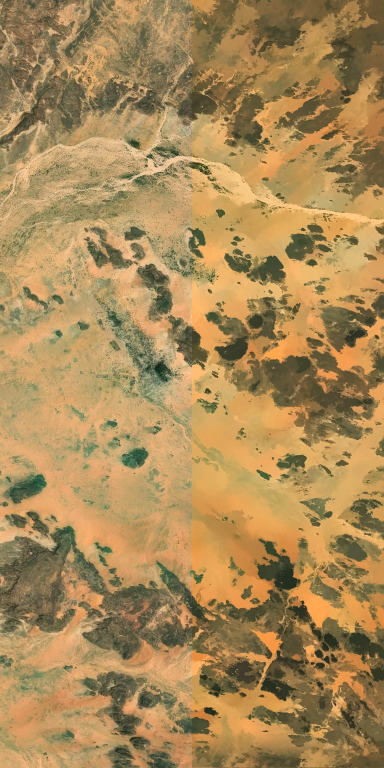
#> input picture tools/africa_split_comparison.jpg, 768 x 1536 px, given in place of terrain_imperial.png, which was not available (shown at 1/2 size)
$ python generate_satellite_style_demos.py
#> lines starting #> are read from the running program, lines starting #| are printed output that depends on the picture; pictures that were not available may be replaced by others from this repository, and a replacement may not be noted
#!/usr/bin/env python3
"""
Generates demos of different cartooning and stylization techniques for satellite terrain images.
Creates side-by-side comparison images and an interactive HTML viewer.
"""

import cv2
import numpy as np
from pathlib import Path
from PIL import Image, ImageEnhance, ImageOps

def load_crop(img_path, crop_box=(100, 300, 680, 880)):
#> called with crop_box = (80, 250, 680, 850)
    im = Image.open(img_path).convert("RGB")
#> im is the input picture: PIL image 768x1536 RGB; mean R, G, B 169.5, 137.9, 88
    crop = im.crop(crop_box)
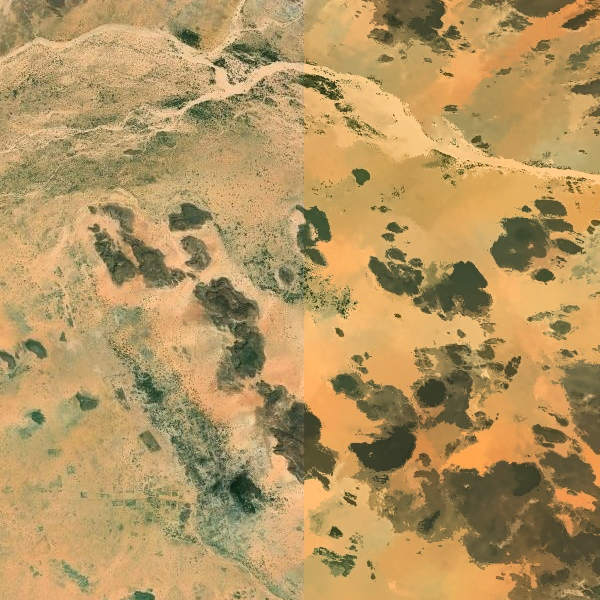
#> crop: PIL image 600x600 RGB; mean R, G, B 180.7, 149.7, 97.2
    return np.array(crop)

def style_original(img):
    return img.copy()

def style_a_meanshift_anime(img):
    """Style A: Mean-Shift Segmentation (Anime / Ghibli Background style)"""
    # Flattens micro-details into discrete painted color zones while keeping edges sharp
    shifted = cv2.pyrMeanShiftFiltering(img, sp=15, sr=25)
    # Enhance contrast and saturation
    pil_img = Image.fromarray(shifted)
    enh_c = ImageEnhance.Contrast(pil_img).enhance(1.25)
    enh_s = ImageEnhance.Color(enh_c).enhance(1.30)
    return np.array(enh_s)

def style_b_bilateral_smooth(img):
    """Style B: Surface Smoothing (Bilateral Edge-Preserving Filter)"""
    # Smooths flat textures (eliminates noise/micro-bushes) without blurring edges
    filtered = cv2.bilateralFilter(img, d=9, sigmaColor=75, sigmaSpace=75)
    filtered = cv2.bilateralFilter(filtered, d=7, sigmaColor=50, sigmaSpace=50)
    pil_img = Image.fromarray(filtered)
    enh_c = ImageEnhance.Contrast(pil_img).enhance(1.20)
    enh_s = ImageEnhance.Color(enh_c).enhance(1.25)
    return np.array(enh_s)

def style_c_arcade_posterize(img):
    """Style C: Arcade Posterization (16-bit Tonal Stepping)"""
    # Bilateral smoothing first to clean noise
    smooth = cv2.bilateralFilter(img, d=9, sigmaColor=60, sigmaSpace=60)
    # Quantize / posterize to discrete color levels
    pil_img = Image.fromarray(smooth)
    post = ImageOps.posterize(pil_img, 4) # 4 bits per channel = 16 levels
    enh_c = ImageEnhance.Contrast(post).enhance(1.20)
    enh_s = ImageEnhance.Color(enh_c).enhance(1.35)
    return np.array(enh_s)

def style_d_cartoon_linework(img):
    """Style D: Cartoon with Subtle Inked Edges"""
    # 1. Edge-preserving color smoothing
    smooth = cv2.bilateralFilter(img, d=9, sigmaColor=80, sigmaSpace=80)
    # 2. Extract edge lines using adaptive threshold
    gray = cv2.cvtColor(img, cv2.COLOR_RGB2GRAY)
    gray = cv2.medianBlur(gray, 5)
    edges = cv2.adaptiveThreshold(gray, 255, cv2.ADAPTIVE_THRESH_MEAN_C, cv2.THRESH_BINARY, 9, 3)
    edges_rgb = cv2.cvtColor(edges, cv2.COLOR_GRAY2RGB)
    # 3. Multiply edges gently onto smooth color
    edge_weight = 0.85
    result = cv2.bitwise_and(smooth, edges_rgb)
    blended = cv2.addWeighted(smooth, 0.35, result, 0.65, 0)
    pil_img = Image.fromarray(blended)
    enh_c = ImageEnhance.Contrast(pil_img).enhance(1.20)
    enh_s = ImageEnhance.Color(enh_c).enhance(1.25)
    return np.array(enh_s)

def style_e_opencv_stylize(img):
    """Style E: Computational Photography Stylization"""
    # OpenCV's built-in non-photorealistic rendering stylization
    stylized = cv2.stylization(img, sigma_s=40, sigma_r=0.45)
    pil_img = Image.fromarray(stylized)
    enh_c = ImageEnhance.Contrast(pil_img).enhance(1.15)
    enh_s = ImageEnhance.Color(enh_c).enhance(1.20)
    return np.array(enh_s)

def style_f_vibrant_contrast(img):
    """Style F: Vibrant Arcade Color Grade (No Blur, Contrast + Saturation Boost)"""
    # Keeps structure 100% sharp, but crushes photo haze into rich arcade primaries
    pil_img = Image.fromarray(img)
    enh_c = ImageEnhance.Contrast(pil_img).enhance(1.40)
    enh_s = ImageEnhance.Color(enh_c).enhance(1.45)
    enh_b = ImageEnhance.Brightness(enh_s).enhance(0.95)
    return np.array(enh_b)

def main():
    out_dir = Path("tools/satellite_demos")
    out_dir.mkdir(parents=True, exist_ok=True)

    # Use Japan and Europe real satellite terrains
    sources = [
        ("japan", "games/skyace/sprites/terrain_imperial.png"),
        ("europe", "games/skyace/sprites/terrain_european.png")
    ]

    styles = [
        ("0_original", "Original Raw Satellite Photo", style_original, "High-resolution unprocessed satellite imagery."),
        ("1_meanshift_anime", "Style A: Anime Cel-Shade (Mean-Shift)", style_a_meanshift_anime, "Segments flat fields into painted color blocks while keeping natural boundaries sharp. Studio Ghibli background feel."),
        ("2_bilateral_smooth", "Style B: Surface Smoothing (Bilateral)", style_b_bilateral_smooth, "Removes micro-shrubs, roof grain, and pixel noise without blurring borders. Clean, polished look."),
        ("3_arcade_posterize", "Style C: Arcade Posterization", style_c_arcade_posterize, "Groups shades into discrete steps with boosted saturation. Classic 16-bit / 32-bit arcade aesthetic."),
        ("4_cartoon_linework", "Style D: Cartoon Inked Contours", style_d_cartoon_linework, "Adds subtle, clean dark outlines along field boundaries and rivers combined with smoothed colors."),
        ("5_opencv_stylize", "Style E: Painterly Watercolor", style_e_opencv_stylize, "Gentle brushwork watercolor effect that softens photo realism into illustrated game art."),
        ("6_vibrant_contrast", "Style F: Vibrant Contrast Grade", style_f_vibrant_contrast, "Zero blur: sharp boundaries, but boosts contrast (+40%) and saturation (+45%) to eliminate photo haze.")
    ]

    demo_manifest = []

    for country, path in sources:
        print(f"\n[DemoGen] Processing {country.upper()} terrain ({path})...")
        base_crop = load_crop(path, crop_box=(80, 250, 680, 850)) # 600x600 crop

        country_demos = []
        for s_id, title, func, desc in styles:
            res = func(base_crop)
            out_name = f"{country}_{s_id}.jpg"
            out_path = out_dir / out_name
            Image.fromarray(res).save(out_path, quality=92)
            print(f"  -> Generated {out_name}")
            country_demos.append({
                "id": s_id, "title": title, "file": out_name, "desc": desc
            })
#> this loop made 7 passes
#> pass 2, in style_a_meanshift_anime, `enh_c = ImageEnhance.Contrast(pil_img).enhance(1.25)`:
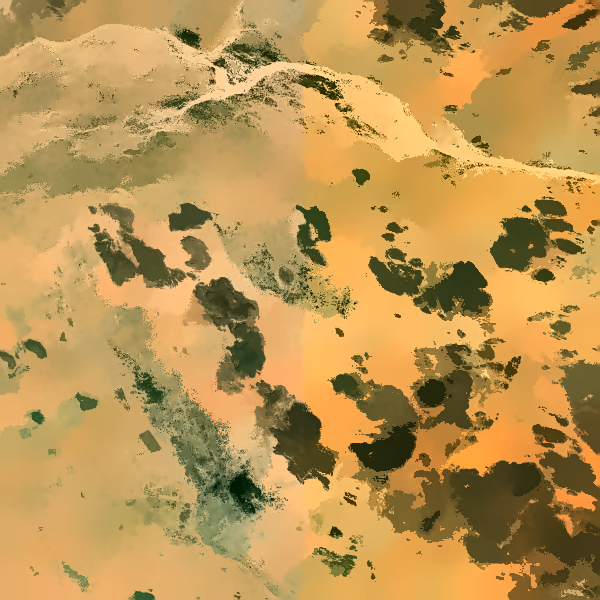
#> enh_c: PIL image 600x600 RGB; mean R, G, B 187.7, 148.8, 83
#> after the loop:
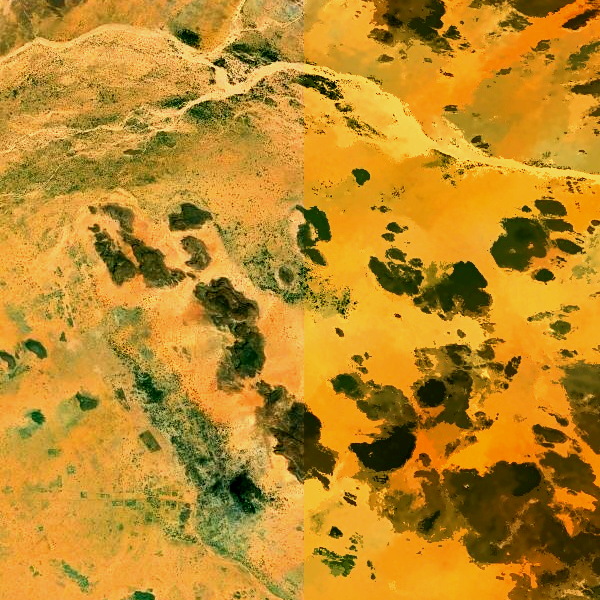
#> res: shape (600, 600, 3); mean of channels 0, 1, 2 189, 137.9, 38.8; drawn as R, G, B
#> after the loop, country_demos = 7 items

        demo_manifest.append({"country": country, "demos": country_demos})
#> pass 2 of the loop in main, `for country, path in sources:`:
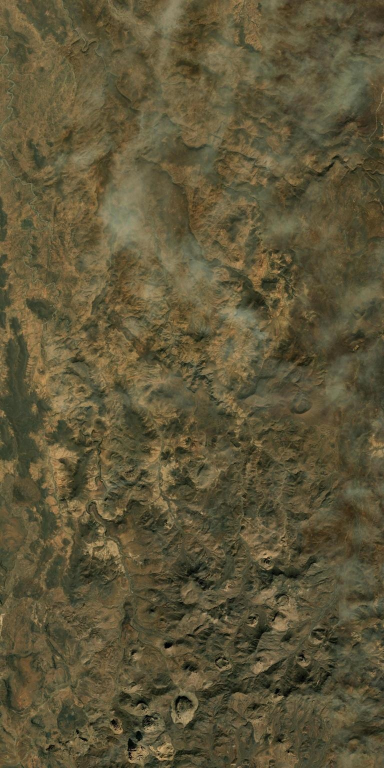
#> input picture tools/test_africa_opt1.jpg, 768 x 1536 px, given in place of terrain_european.png, which was not available (shown at 1/2 size)
#> in load_crop, im is the input picture: PIL image 768x1536 RGB; mean R, G, B 93.9, 85.3, 56.9
#> after the loop in main, `for s_id, title, func, desc in styles:`:
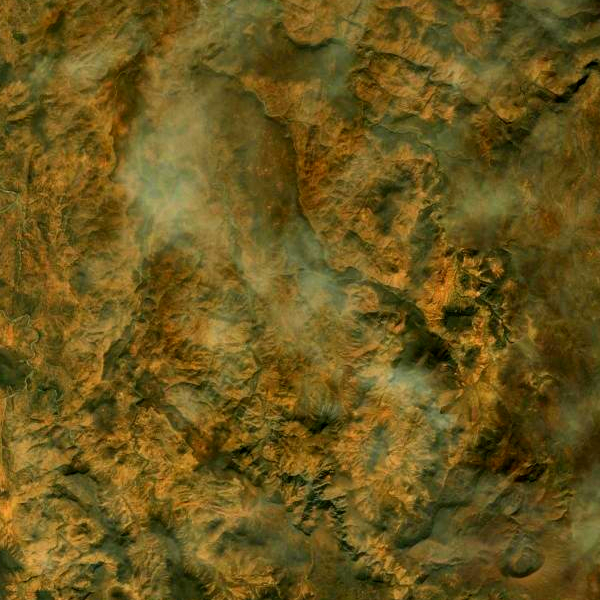
#> res: shape (600, 600, 3); mean of channels 0, 1, 2 106.2, 86.7, 27.9; drawn as R, G, B

    # Also build a side-by-side montage sheet for quick visual inspection
    for country, cmeta in zip(["japan", "europe"], demo_manifest):
        cols = 3
        rows = 2
        thumb_w, thumb_h = 360, 360
        montage = Image.new("RGB", (cols * thumb_w, rows * thumb_h + 80), (20, 24, 32))
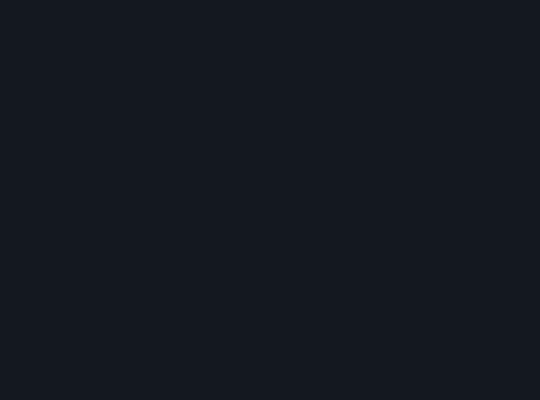
#> montage: PIL image 1080x800 RGB (shown at 1/2 size); mean R, G, B 20, 24, 32

        # Add the 6 stylized versions
        for idx, item in enumerate(cmeta["demos"][1:]): # skip raw original for 2x3 grid of the 6 styles
            c_idx = idx % cols
#> c_idx = 0
            r_idx = idx // cols
#> r_idx = 0
            im_p = out_dir / item["file"]
            im = Image.open(im_p).resize((thumb_w, thumb_h), Image.Resampling.LANCZOS)
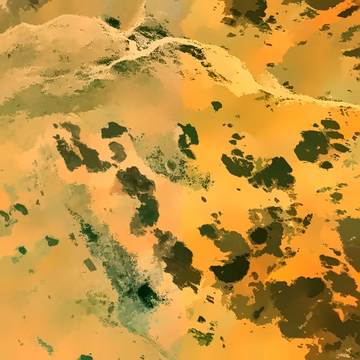
#> im: PIL image 360x360 RGB; mean R, G, B 195.5, 147.1, 61.9
            montage.paste(im, (c_idx * thumb_w, r_idx * thumb_h))
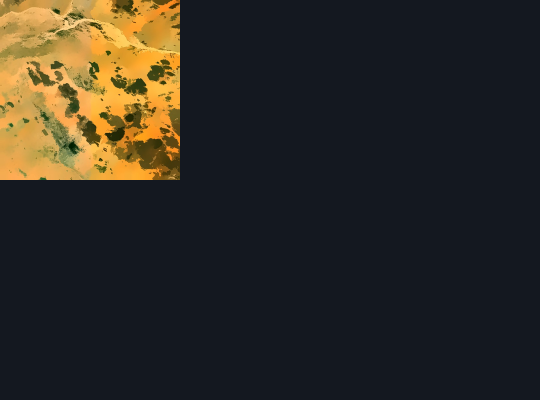
#> montage: PIL image 1080x800 RGB (shown at 1/2 size); mean R, G, B 46.3, 42.5, 36.5

        montage_path = out_dir / f"montage_{country}.jpg"
        montage.save(montage_path, quality=90)
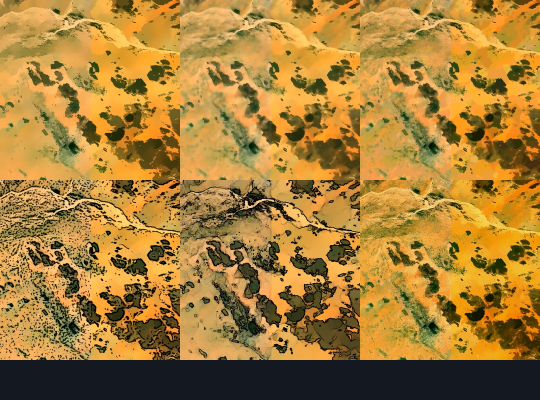
#> saved as montage_japan.jpg: PIL image 1080x800 RGB (shown at 1/2 size); mean R, G, B 165.4, 125.5, 56.1
        print(f"[DemoGen] Created montage: {montage_path}")
#| [DemoGen] Created montage: tools/satellite_demos/montage_japan.jpg
#> pass 2 of the loop in main, `for country, cmeta in zip(["japan", "europe"], demo_manifest):`:
#> in main, `montage.save(montage_path, quality=90)`:
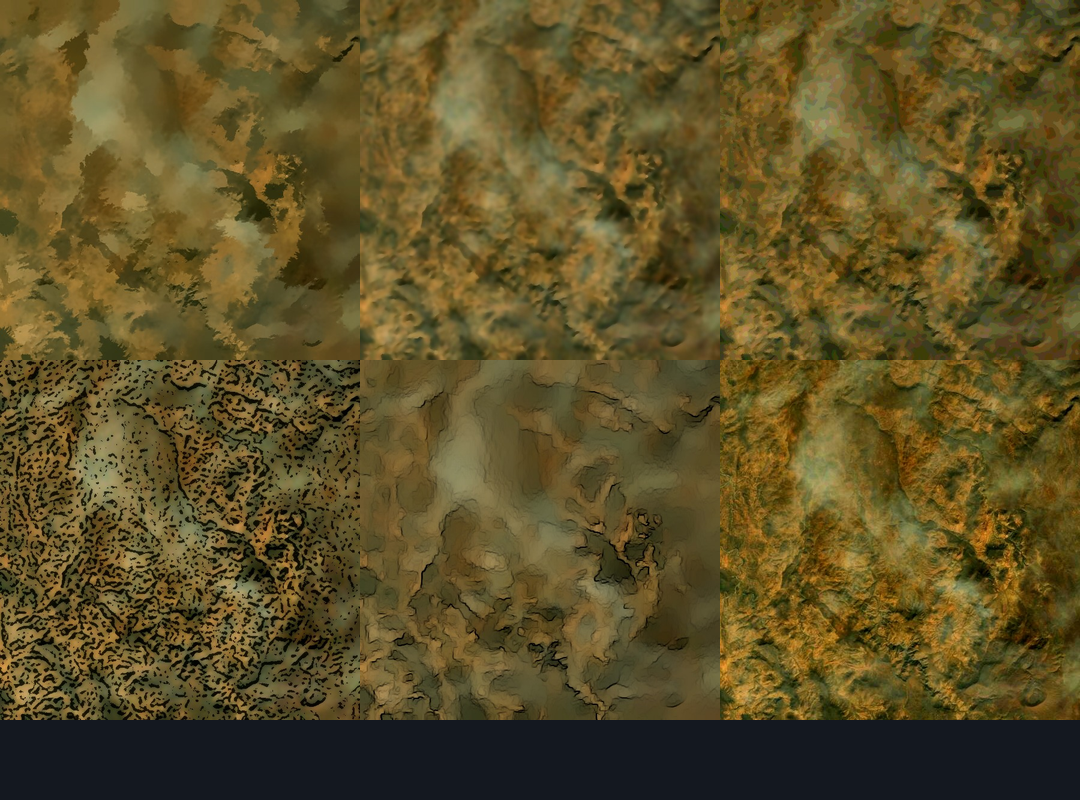
#> saved as montage_europe.jpg: PIL image 1080x800 RGB; mean R, G, B 93.2, 79.7, 38.4
#| [DemoGen] Created montage: tools/satellite_demos/montage_europe.jpg

    # Build an interactive HTML preview page
    html_content = f"""<!DOCTYPE html>
<html lang="en">
<head>
    <meta charset="UTF-8">
    <title>Sky Ace • Satellite Terrain Cartoon Stylization Demos</title>
    <style>
        body {{
            background: #0d1117;
            color: #e6edf3;
            font-family: -apple-system, BlinkMacSystemFont, "Segoe UI", Roboto, Helvetica, Arial, sans-serif;
            margin: 0;
            padding: 24px;
        }}
        h1 {{
            color: #f0883e;
            margin-bottom: 8px;
            font-size: 28px;
        }}
        p.subtitle {{
            color: #8b949e;
            margin-top: 0;
            margin-bottom: 24px;
            font-size: 15px;
        }}
        .country-section {{
            margin-bottom: 48px;
            background: #161b22;
            padding: 24px;
            border-radius: 12px;
            border: 1px solid #30363d;
        }}
        h2 {{
            color: #58a6ff;
            border-bottom: 1px solid #30363d;
            padding-bottom: 10px;
            margin-top: 0;
        }}
        .grid {{
            display: grid;
            grid-template-columns: repeat(auto-fill, minmax(360px, 1fr));
            gap: 20px;
            margin-top: 20px;
        }}
        .card {{
            background: #0d1117;
            border: 1px solid #30363d;
            border-radius: 8px;
            overflow: hidden;
            display: flex;
            flex-direction: column;
        }}
        .card.highlight {{
            border-color: #f0883e;
            box-shadow: 0 0 12px rgba(240, 136, 62, 0.25);
        }}
        .card img {{
            width: 100%;
            height: 360px;
            object-fit: cover;
            display: block;
        }}
        .card-body {{
            padding: 16px;
            flex: 1;
        }}
        .card-title {{
            font-size: 17px;
            font-weight: 600;
            margin: 0 0 8px 0;
            color: #f0f6fc;
        }}
        .card-desc {{
            font-size: 13px;
            color: #8b949e;
            line-height: 1.5;
            margin: 0;
        }}
        .badge {{
            display: inline-block;
            padding: 3px 8px;
            border-radius: 12px;
            font-size: 11px;
            font-weight: bold;
            margin-bottom: 8px;
            background: #238636;
            color: #fff;
        }}
    </style>
</head>
<body>
    <h1>Sky Ace • Satellite Terrain Cartoon Stylization Demos</h1>
    <p class="subtitle">Exploring techniques to simplify micro-photographic details, increase contrast, and give real satellite imagery an authentic arcade / cel-shaded video game aesthetic without heavy blur.</p>

    <!-- JAPAN SECTION -->
    <div class="country-section">
        <h2>🇯🇵 Japanese Farmland & Mountain Valleys (Imperial Theater)</h2>
        <div class="grid">
"""
    for item in demo_manifest[0]["demos"]:
        is_orig = "0_original" in item["id"]
        hl = "highlight" if "meanshift" in item["id"] or "bilateral" in item["id"] else ""
        badge = "<span class='badge' style='background:#f0883e;'>RECOMMENDED FOR ARCADE</span>" if ("meanshift" in item["id"] or "bilateral" in item["id"]) else ("<span class='badge' style='background:#6e7681;'>BASE PHOTO</span>" if is_orig else "")
        html_content += f"""
            <div class="card {hl}">
                <img src="{item['file']}" alt="{item['title']}">
                <div class="card-body">
                    {badge}
                    <h3 class="card-title">{item['title']}</h3>
                    <p class="card-desc">{item['desc']}</p>
                </div>
            </div>
        """
#> this loop made 7 passes

    html_content += """
        </div>
    </div>

    <!-- EUROPE SECTION -->
    <div class="country-section">
        <h2>🇪🇺 European / Normandy Countryside (Luftwaffe & Western Front)</h2>
        <div class="grid">
    """

    for item in demo_manifest[1]["demos"]:
        is_orig = "0_original" in item["id"]
        hl = "highlight" if "meanshift" in item["id"] or "bilateral" in item["id"] else ""
        badge = "<span class='badge' style='background:#f0883e;'>RECOMMENDED FOR ARCADE</span>" if ("meanshift" in item["id"] or "bilateral" in item["id"]) else ("<span class='badge' style='background:#6e7681;'>BASE PHOTO</span>" if is_orig else "")
        html_content += f"""
            <div class="card {hl}">
                <img src="{item['file']}" alt="{item['title']}">
                <div class="card-body">
                    {badge}
                    <h3 class="card-title">{item['title']}</h3>
                    <p class="card-desc">{item['desc']}</p>
                </div>
            </div>
        """

    html_content += """
        </div>
    </div>
</body>
</html>
"""
    html_path = out_dir / "index.html"
    with open(html_path, "w", encoding="utf-8") as f:
        f.write(html_content)
    print(f"\n✓ Saved interactive HTML demo gallery: {html_path}")

if __name__ == "__main__":
    main()
